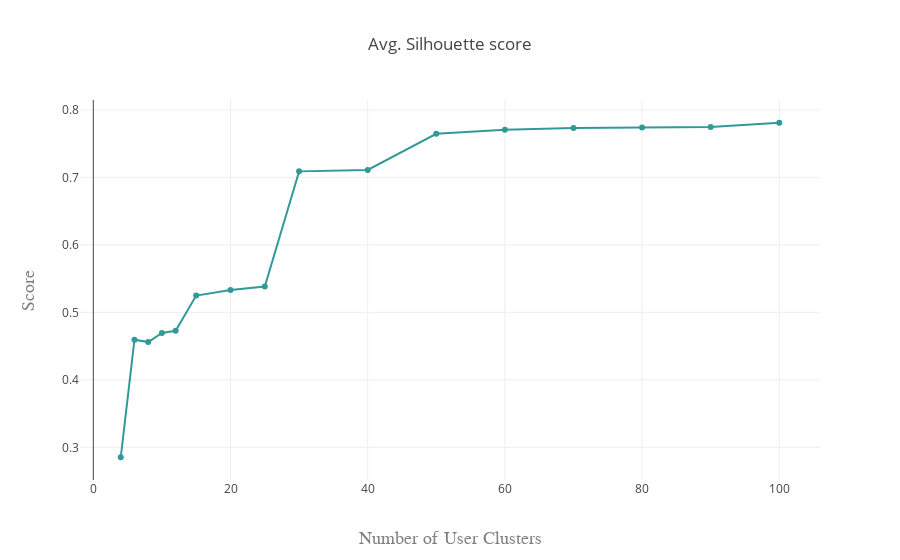

Notebook cell for this chart:
### Code cell
import plotly as py
import plotly.graph_objs as go
py.offline.init_notebook_mode(connected=True)




data = [go.Scatter(x = list(scores.keys()),  y = list(scores.values()), 
                   marker=dict(color = 'rgb(0, 128, 128)'), 
                   name = 'Retweets',
                   opacity=0.80)]

layout = go.Layout(
    title='Avg. Silhouette score',
    xaxis=dict(
        title='Number of User Clusters',
        titlefont=dict(
            family='Courier New, monospace',
            size=18,
            color='#7f7f7f'
        )
    ),
    yaxis=dict(
        title='Score',
        titlefont=dict(
            family='Courier New, monospace',
            size=18,
            color='#7f7f7f'
        )
    )
)


py.offline.iplot(go.Figure(data = data, layout = layout), filename='basic-line')

### Figure 1 — Plotly figure (JSON) as saved in the notebook; plotly's stock layout.template omitted (floating-point values rounded to 4 significant figures)
{"data": [{"marker": {"color": "rgb(0, 128, 128)"}, "name": "Retweets", "opacity": 0.8, "type": "scatter", "uid": "3e98a76e-3dc7-11e9-bfdf-f21898649618", "x": [4, 6, 8, 10, 12, 15, 20, 25, 30, 40, 50, 60, 70, 80, 90, 100], "y": [0.2854, 0.4595, 0.456, 0.4695, 0.4728, 0.5249, 0.5333, 0.5383, 0.7089, 0.7111, 0.7646, 0.7706, 0.7732, 0.7741, 0.7747, 0.7809]}], "layout": {"title": "Avg. Silhouette score", "xaxis": {"title": "Number of User Clusters", "titlefont": {"color": "#7f7f7f", "family": "Courier New, monospace", "size": 18}}, "yaxis": {"title": "Score", "titlefont": {"color": "#7f7f7f", "family": "Courier New, monospace", "size": 18}}}}
